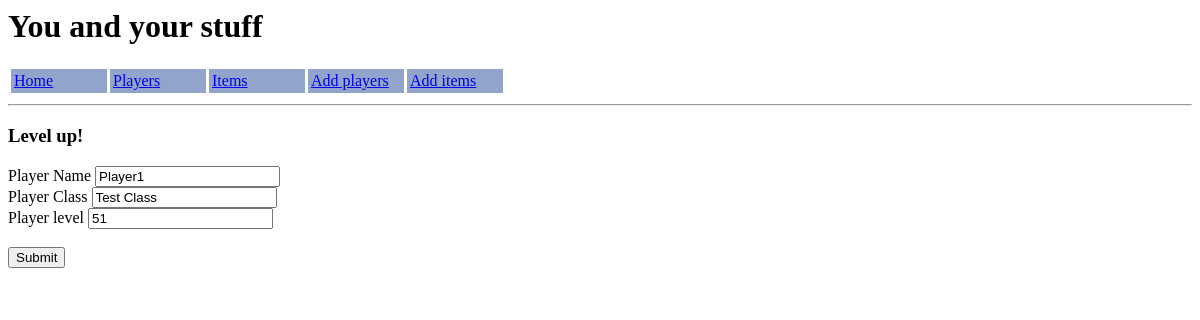
The page /updateplayers/1 on the database as committed earlier.
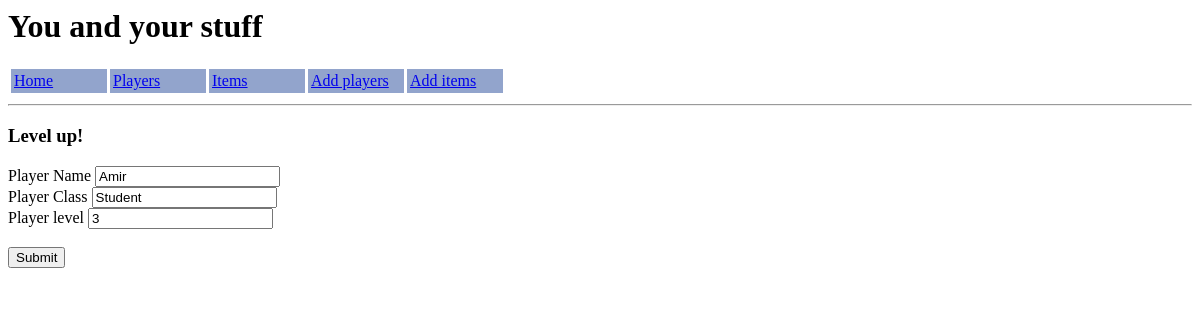
The same page on the database as committed later.
### application/models.py (models this page shows)
class Players(db.Model):
    player_id       =   db.Column(db.Integer, primary_key=True)
    player_name     =   db.Column(db.String(50), nullable=False)
    player_class    =   db.Column(db.String(50), unique=False, nullable=False)
    level           =   db.Column(db.Integer, nullable=False)
    items           =   db.relationship('Items', backref='playersref')

### application/routes.py (the view)
@app.route("/updateplayers/<player_id>", methods=['GET', 'POST'])
def update_player(player_id):
    player = db.session.query(Players).get(player_id)
    form = PlayersForm(obj=player)
    if form.validate_on_submit():
        form.populate_obj(player)
        db.session.add(player)
        db.session.commit()
        return redirect(url_for('index'))
    return render_template('updateplayers.html', title="Level up!", form=form)

### application/forms.py
class PlayersForm(FlaskForm):
    player_name         =   StringField('Player Name', validators=[DataRequired()])
    player_class        =   StringField('Player Class', validators=[DataRequired()])
    level               =   IntegerField('Player level', validators=[DataRequired()])
    submit              =   SubmitField('Submit')
    update              =   SubmitField('Update')
    delete              =   SubmitField('Delete')

### application/templates/updateplayers.html (shortened to what this page needs)
{% extends "body.html" %}
{% block body %}
<h3>{{ title }}</h3>
<div class='updatingplayers'>
    <form method="POST" action="">
        {{ form.player_name.label }} {{ form.player_name }}
        <br>
        {{ form.player_class.label }} {{ form.player_class }}
        <br>
        {{ form.level.label }} {{ form.level }}
        <br>
        <br>
        {{ form.submit }}
    </form>
</div>
{% endblock body %}

Rows that differ between the two databases and show on the page:
changed Players: player_name "Player1" → "Amir"; player_class "Test Class" → "Student"; level "51" → "3"
